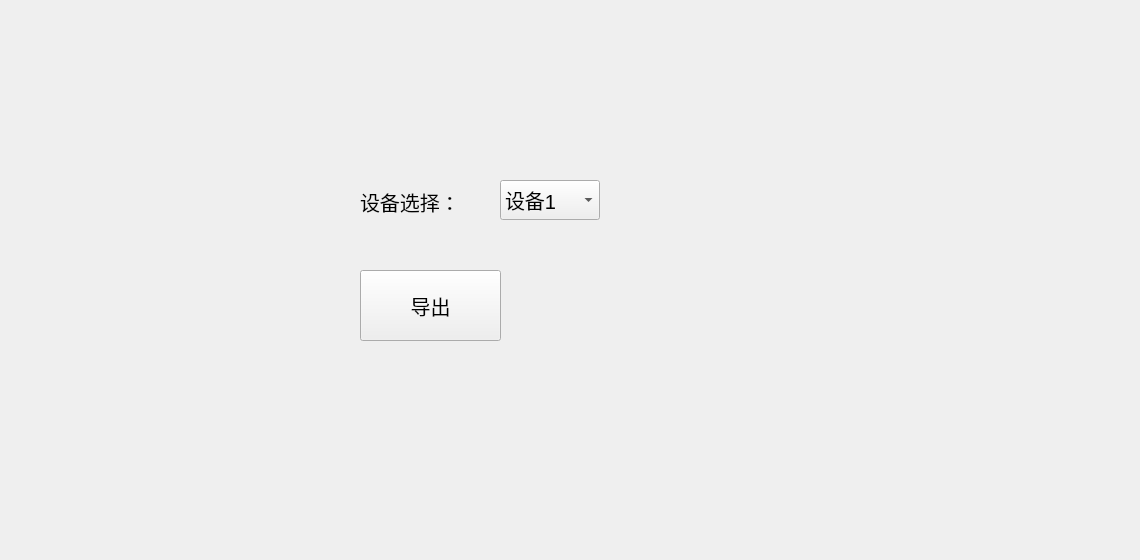
<?xml version="1.0" encoding="UTF-8"?>
<ui version="4.0">
 <class>ExportData</class>
 <widget class="QWidget" name="ExportData">
  <property name="geometry">
   <rect>
    <x>0</x>
    <y>0</y>
    <width>1140</width>
    <height>560</height>
   </rect>
  </property>
  <property name="windowTitle">
   <string>Form</string>
  </property>
  <property name="styleSheet">
   <string notr="true">QWidget{font-size: 15pt;}</string>
  </property>
  <widget class="QComboBox" name="comboBox">
   <property name="geometry">
    <rect>
     <x>500</x>
     <y>180</y>
     <width>100</width>
     <height>40</height>
    </rect>
   </property>
   <item>
    <property name="text">
     <string>设备1</string>
    </property>
   </item>
   <item>
    <property name="text">
     <string>设备2</string>
    </property>
   </item>
   <item>
    <property name="text">
     <string>设备3</string>
    </property>
   </item>
   <item>
    <property name="text">
     <string>设备4</string>
    </property>
   </item>
  </widget>
  <widget class="QLabel" name="label">
   <property name="geometry">
    <rect>
     <x>360</x>
     <y>182</y>
     <width>100</width>
     <height>40</height>
    </rect>
   </property>
   <property name="text">
    <string>设备选择：</string>
   </property>
  </widget>
  <widget class="QPushButton" name="btn_export">
   <property name="geometry">
    <rect>
     <x>360</x>
     <y>270</y>
     <width>141</width>
     <height>71</height>
    </rect>
   </property>
   <property name="text">
    <string>导出</string>
   </property>
  </widget>
 </widget>
 <resources/>
 <connections/>
</ui>
